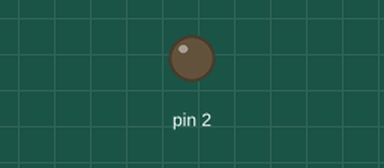
This sketch was run on a simulated Arduino Uno, built with avr-gcc and run on an emulated ATmega328P. On the bench: output pins drawn as LEDs (lit = HIGH). What the sketch prints to the serial monitor is not drawn.

Above: at 0.3 s.
At 3.9 s:
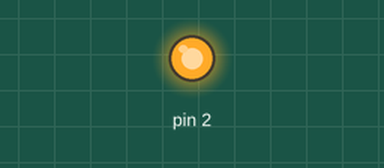
Timing chart, 0 to 6.1 s (numbered marks = the images above):
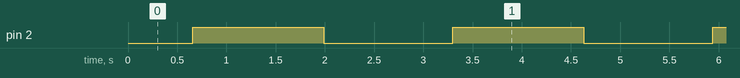

Measured:
- by itself, pin 2: alternates HIGH for 1.3 s and LOW for 1.3 s

The sketch:

led_brightness.ino
```cpp
void setup() {
  // put your setup code here, to run once:
  pinMode(2,OUTPUT);
  Serial.begin(9600);
}

void loop() {
  // put your main code here, to run repeatedly:
//  analogWrite(2,255);
//  delay(500);
//  analogWrite(2,125);
//  delay(500);
//  analogWrite(2,0);
//  delay(500);
  for(int i=0;i<256;i++){
      analogWrite(2,i);
      delay(5);
      Serial.println(i);
    }
  for(int i=255;i>0;i--){
      analogWrite(2,i);
      delay(5);
      Serial.println(i);
    }
}
```
